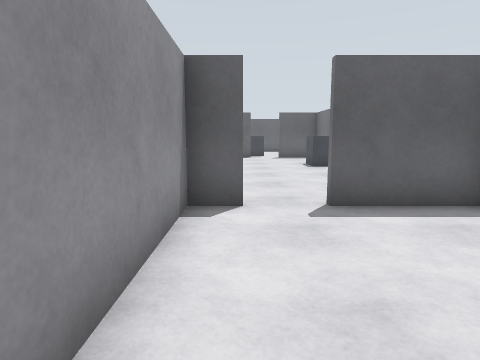
View 1 (above)

22 first-person views from a walk through a Gazebo world. The camera is 1.2 m above the floor, tilts 8° down and sees 75° across. The floor is counted in squares, 1 m on a side. Each view is taken from the middle of a square. On the plan, view 1 faces up. The plan holds only what a view shows up to about 13 squares ahead; the rest is blank. The place goes on beyond the plan.

View 2
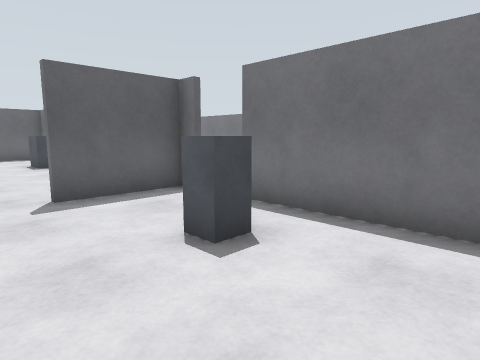

View 3
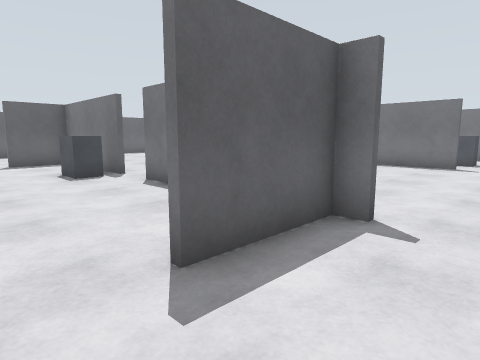

View 4
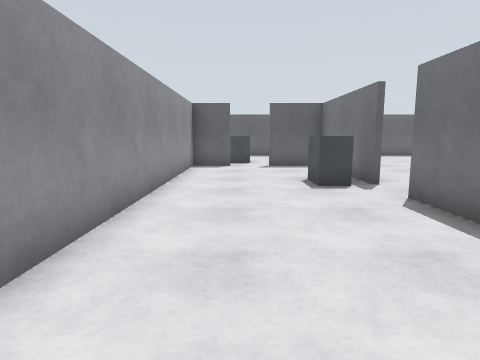

View 5
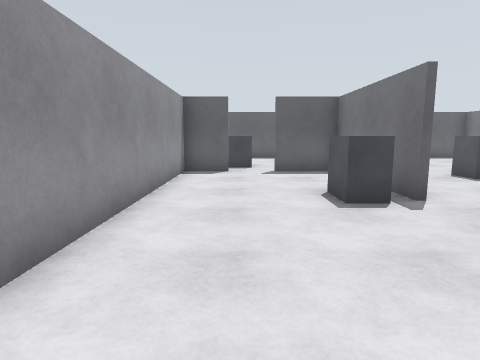

View 6
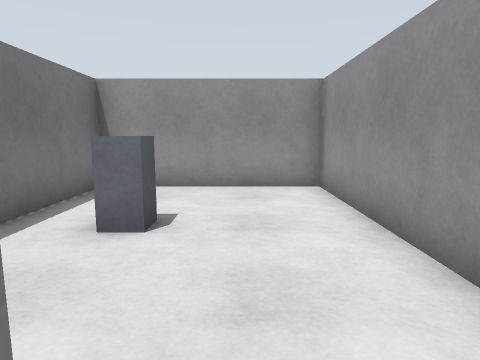

View 7
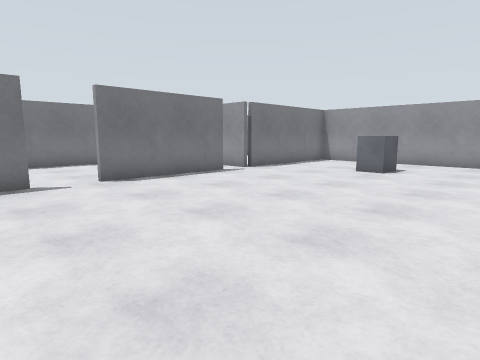

View 8
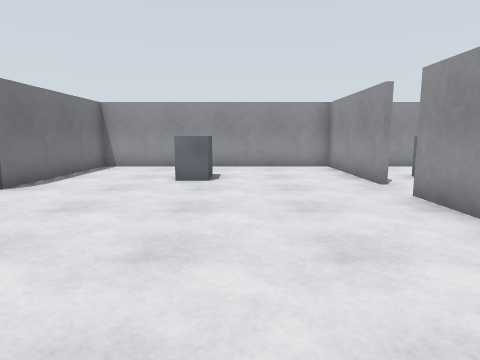

View 9
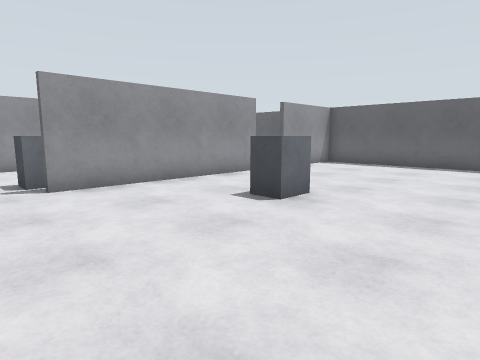

View 10
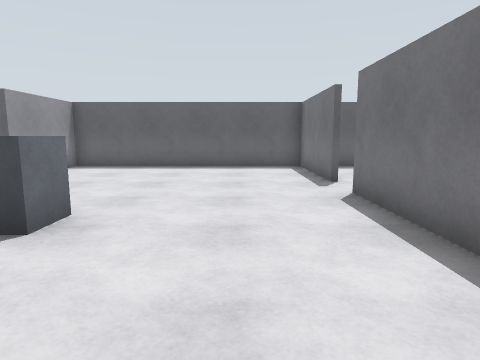

View 11
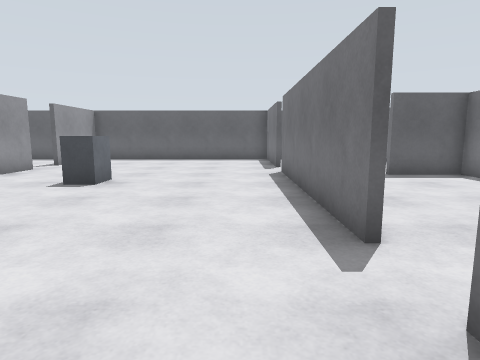

View 12
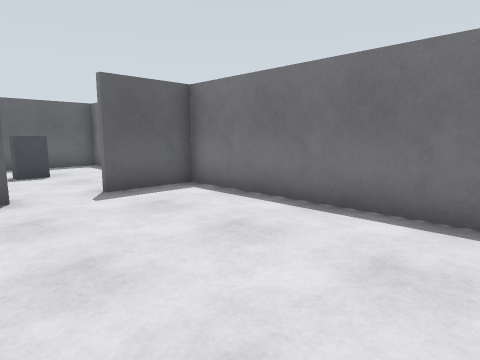

View 13
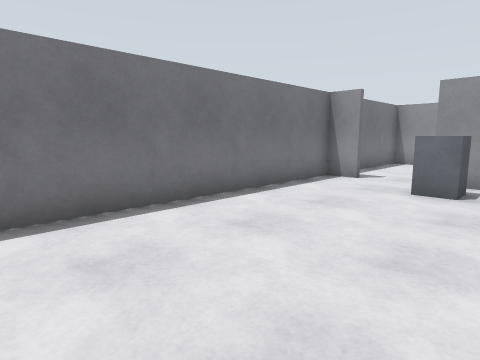

View 14
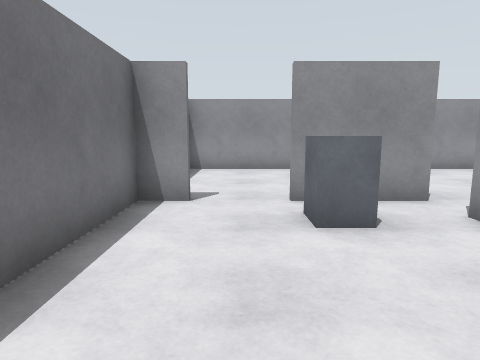

View 15
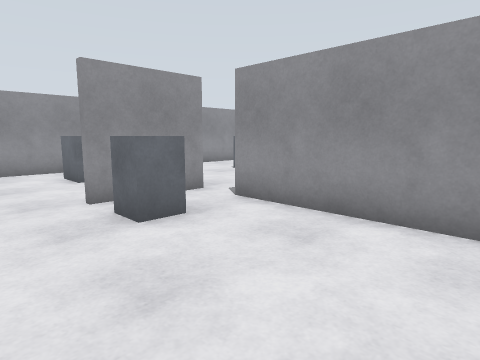

View 16
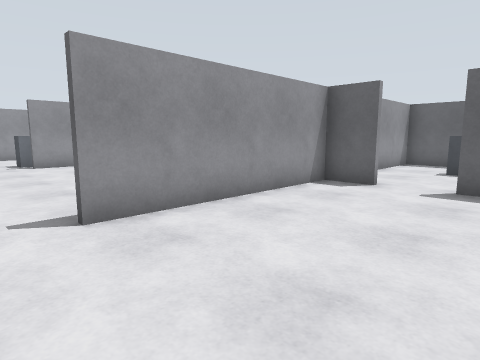

View 17
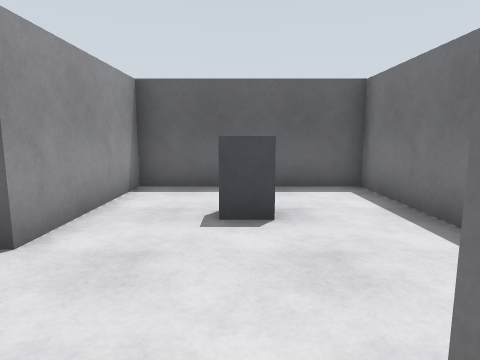

View 18
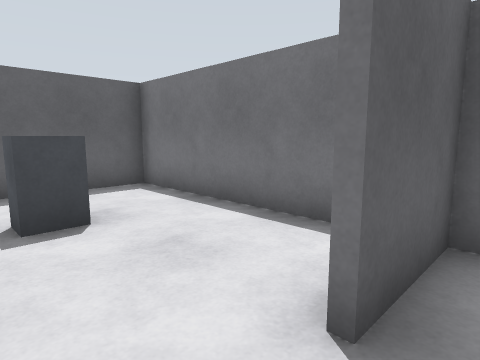

View 19
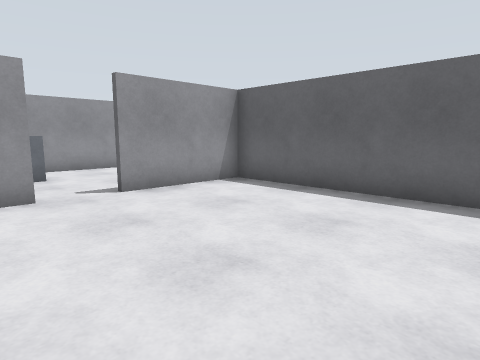

View 20
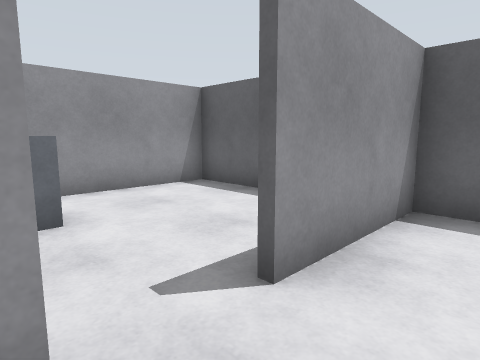

View 21
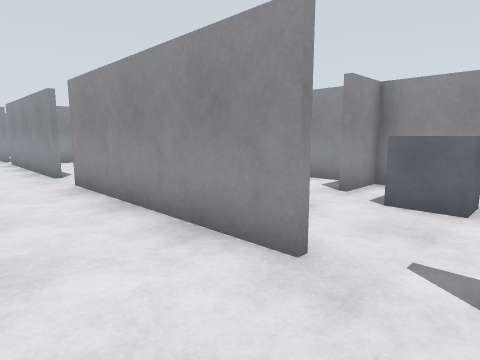

View 22
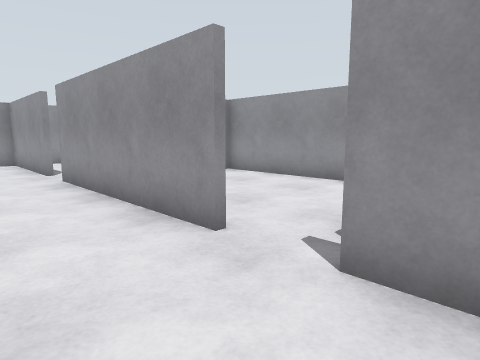

### Floor plan
Ten units are one square. View 1 is at (0, 0); x grows to the right and y downward. Boxes are objects, and circles mark ways between rooms. Rooms are numbered by the first view taken in them; rooms with no view inside come last. Other rooms are left out.
<svg viewBox="-14 -250 208 270">
<path fill="none" stroke="#000" d="M43 -53 15 -53M43 15 43 -32M-9 -55 -9 14 40 14M43 -134 43 -177 21 -177M43 -91 43 -111M6 -177 -9 -177 -9 -55M134 -114 134 -186M45 -111 45 -48M134 -54 134 -99M45 -194 45 -134M134 -201 134 -245M45 -34 45 15M129 -244 45 -244 45 -209M40 14 134 14 134 -40M136 -95 136 -54M150 -177 136 -177 136 -114M134 -43 161 -43M189 -42 189 -177 166 -177M136 -245 136 -201M189 -190 189 -244 129 -244M18 -244 -9 -244 -9 -179 6 -179M141 14 189 14M189 8 189 -20"/>
<rect x="-5" y="-55" width="10" height="10" fill="#bbb"><title>grey box</title></rect>
<rect x="15" y="-25" width="20" height="10" fill="#bbb"><title>grey box</title></rect>
<rect x="25" y="-135" width="20" height="10" fill="#bbb"><title>grey box</title></rect>
<rect x="75" y="-165" width="10" height="10" fill="#bbb"><title>grey box</title></rect>
<rect x="85" y="-25" width="20" height="10" fill="#bbb"><title>grey box</title></rect>
<rect x="145" y="-65" width="20" height="20" fill="#bbb"><title>grey box</title></rect>
<rect x="155" y="-225" width="10" height="10" fill="#bbb"><title>grey box</title></rect>
<rect x="5" y="-205" width="10" height="20" fill="#bbb"><title>grey box</title></rect>
<rect x="135" y="-15" width="20" height="20" fill="#bbb"><title>grey box</title></rect>
<rect x="175" y="-45" width="10" height="10" fill="#bbb"><title>grey box</title></rect>
<circle cx="5" cy="-50" r="3" fill="#2a7"/>
<circle cx="40" cy="-40" r="3" fill="#2a7"/>
<circle cx="40" cy="-125" r="3" fill="#2a7"/>
<circle cx="15" cy="-180" r="3" fill="#2a7"/>
<circle cx="130" cy="-105" r="3" fill="#2a7"/>
<circle cx="130" cy="-50" r="3" fill="#2a7"/>
<circle cx="130" cy="-195" r="3" fill="#2a7"/>
<circle cx="40" cy="-200" r="3" fill="#2a7"/>
<circle cx="155" cy="-180" r="3" fill="#2a7"/>
<circle cx="175" cy="-40" r="3" fill="#2a7"/>
<text x="20" y="-20">1</text>
<text x="20" y="-120">2</text>
<text x="90" y="-120">3</text>
<text x="160" y="-110">4</text>
<text x="160" y="-220">5</text>
<text x="20" y="-210">6</text>
<text x="160" y="-10">7</text>
</svg>
Room 1 opens to room 2. Room 1 opens to room 3. Room 2 opens to room 3. Room 2 opens to room 6. Room 3 opens to room 4. Room 3 opens to room 5. Room 3 opens to room 6. Room 4 opens to room 5. Room 4 opens to room 7.

Where each view was taken, in squares from view 1:
view 1: 0 up, 0 right, facing up
view 2: 1 down, 0 right, facing up-right
view 3: 3 up, 0 right, facing up-right
view 4: 5 up, 1 right, facing up
view 5: 7 up, 1 right, facing up
view 6: 6 up, 1 right, facing down
view 7: 13 up, 5 right, facing down-right
view 8: 11 up, 8 right, facing down
view 9: 11 up, 12 right, facing up-left
view 10: 12 up, 11 right, facing up
view 11: 8 up, 12 right, facing up
view 12: 11 up, 14 right, facing up-right
view 13: 13 up, 14 right, facing down-right
view 14: 10 up, 17 right, facing down
view 15: 10 up, 18 right, facing down-left
view 16: 10 up, 18 right, facing up-left
view 17: 17 up, 16 right, facing up
view 18: 17 up, 15 right, facing up-right
view 19: 18 up, 11 right, facing up-left
view 20: 19 up, 6 right, facing up-left
view 21: 21 up, 7 right, facing down-left
view 22: 14 up, 7 right, facing down-left
